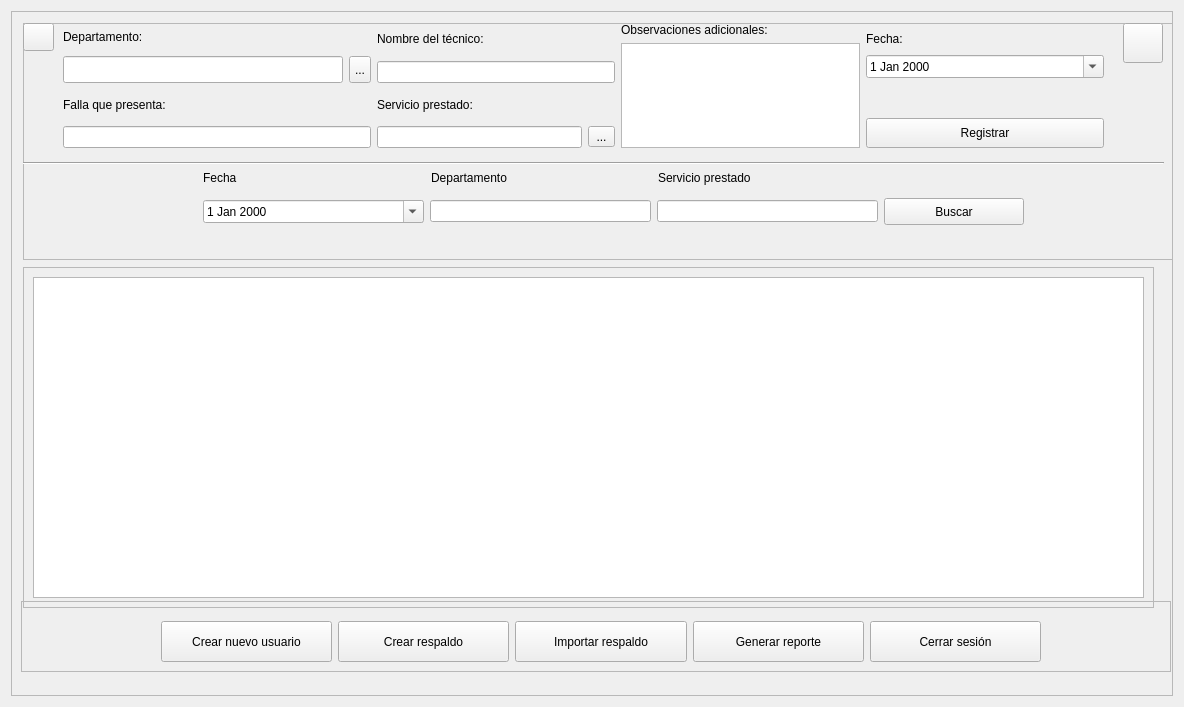
     <widget class="QWidget" name="paginaApp">
      <property name="styleSheet">
       <string notr="true"/>
      </property>
      <layout class="QVBoxLayout" name="verticalLayout_3">
       <item alignment="Qt::AlignHCenter">
        <widget class="QFrame" name="frameApp">
         <property name="minimumSize">
          <size>
           <width>1162</width>
           <height>685</height>
          </size>
         </property>
         <property name="maximumSize">
          <size>
           <width>1162</width>
           <height>685</height>
          </size>
         </property>
         <property name="styleSheet">
          <string notr="true"/>
         </property>
         <property name="frameShape">
          <enum>QFrame::StyledPanel</enum>
         </property>
         <property name="frameShadow">
          <enum>QFrame::Raised</enum>
         </property>
         <widget class="QFrame" name="frameInferior">
          <property name="geometry">
           <rect>
            <x>10</x>
            <y>590</y>
            <width>1150</width>
            <height>71</height>
           </rect>
          </property>
          <property name="sizePolicy">
           <sizepolicy hsizetype="Preferred" vsizetype="Fixed">
            <horstretch>0</horstretch>
            <verstretch>0</verstretch>
           </sizepolicy>
          </property>
          <property name="minimumSize">
           <size>
            <width>1150</width>
            <height>0</height>
           </size>
          </property>
          <property name="maximumSize">
           <size>
            <width>16777215</width>
            <height>100</height>
           </size>
          </property>
          <property name="styleSheet">
           <string notr="true"/>
          </property>
          <property name="frameShape">
           <enum>QFrame::StyledPanel</enum>
          </property>
          <property name="frameShadow">
           <enum>QFrame::Raised</enum>
          </property>
          <widget class="QWidget" name="layoutWidget">
           <property name="geometry">
            <rect>
             <x>140</x>
             <y>20</y>
             <width>880</width>
             <height>41</height>
            </rect>
           </property>
           <layout class="QHBoxLayout" name="hlBotonesInferiores">
            <item>
             <widget class="QPushButton" name="botonCrearUsuario">
              <property name="sizePolicy">
               <sizepolicy hsizetype="Minimum" vsizetype="Expanding">
                <horstretch>0</horstretch>
                <verstretch>0</verstretch>
               </sizepolicy>
              </property>
              <property name="minimumSize">
               <size>
                <width>170</width>
                <height>0</height>
               </size>
              </property>
              <property name="cursor">
               <cursorShape>PointingHandCursor</cursorShape>
              </property>
              <property name="styleSheet">
               <string notr="true"/>
              </property>
              <property name="text">
               <string>Crear nuevo usuario</string>
              </property>
             </widget>
            </item>
            <item>
             <widget class="QPushButton" name="botonCrearRespaldo">
              <property name="sizePolicy">
               <sizepolicy hsizetype="Minimum" vsizetype="Expanding">
                <horstretch>0</horstretch>
                <verstretch>0</verstretch>
               </sizepolicy>
              </property>
              <property name="minimumSize">
               <size>
                <width>170</width>
                <height>0</height>
               </size>
              </property>
              <property name="cursor">
               <cursorShape>PointingHandCursor</cursorShape>
              </property>
              <property name="text">
               <string>Crear respaldo</string>
              </property>
             </widget>
            </item>
            <item>
             <widget class="QPushButton" name="botonImportarRespaldo">
              <property name="sizePolicy">
               <sizepolicy hsizetype="Minimum" vsizetype="Preferred">
                <horstretch>0</horstretch>
                <verstretch>0</verstretch>
               </sizepolicy>
              </property>
              <property name="minimumSize">
               <size>
                <width>170</width>
                <height>0</height>
               </size>
              </property>
              <property name="cursor">
               <cursorShape>PointingHandCursor</cursorShape>
              </property>
              <property name="text">
               <string>Importar respaldo</string>
              </property>
             </widget>
            </item>
            <item>
             <widget class="QPushButton" name="botonGenerarReporte">
              <property name="sizePolicy">
               <sizepolicy hsizetype="Minimum" vsizetype="Expanding">
                <horstretch>0</horstretch>
                <verstretch>0</verstretch>
               </sizepolicy>
              </property>
              <property name="minimumSize">
               <size>
                <width>170</width>
                <height>0</height>
               </size>
              </property>
              <property name="cursor">
               <cursorShape>PointingHandCursor</cursorShape>
              </property>
              <property name="text">
               <string>Generar reporte</string>
              </property>
             </widget>
            </item>
            <item>
             <widget class="QPushButton" name="botonCerrarSesion">
              <property name="sizePolicy">
               <sizepolicy hsizetype="Minimum" vsizetype="Preferred">
                <horstretch>0</horstretch>
                <verstretch>0</verstretch>
               </sizepolicy>
              </property>
              <property name="minimumSize">
               <size>
                <width>170</width>
                <height>0</height>
               </size>
              </property>
              <property name="cursor">
               <cursorShape>PointingHandCursor</cursorShape>
              </property>
              <property name="text">
               <string>Cerrar sesión</string>
              </property>
             </widget>
            </item>
           </layout>
          </widget>
         </widget>
         <widget class="QFrame" name="frameSuperior">
          <property name="geometry">
           <rect>
            <x>12</x>
            <y>12</y>
            <width>1150</width>
            <height>237</height>
           </rect>
          </property>
          <property name="sizePolicy">
           <sizepolicy hsizetype="Preferred" vsizetype="Fixed">
            <horstretch>0</horstretch>
            <verstretch>0</verstretch>
           </sizepolicy>
          </property>
          <property name="minimumSize">
           <size>
            <width>1150</width>
            <height>0</height>
           </size>
          </property>
          <property name="maximumSize">
           <size>
            <width>16777215</width>
            <height>250</height>
           </size>
          </property>
          <property name="frameShape">
           <enum>QFrame::StyledPanel</enum>
          </property>
          <property name="frameShadow">
           <enum>QFrame::Raised</enum>
          </property>
          <widget class="Line" name="lineaSeparadoraSeccionApp">
           <property name="geometry">
            <rect>
             <x>0</x>
             <y>130</y>
             <width>1141</width>
             <height>20</height>
            </rect>
           </property>
           <property name="orientation">
            <enum>Qt::Horizontal</enum>
           </property>
          </widget>
          <widget class="QWidget" name="layoutWidget">
           <property name="geometry">
            <rect>
             <x>40</x>
             <y>0</y>
             <width>1041</width>
             <height>125</height>
            </rect>
           </property>
           <layout class="QHBoxLayout" name="hlCamposRegistrarServicio" stretch="2,3,3,3">
            <item>
             <layout class="QVBoxLayout" name="vlRegistrarDepYFalla">
              <item>
               <layout class="QGridLayout" name="glCampoRegistrarNombreDep">
                <item row="0" column="0">
                 <widget class="QLabel" name="labelDepartamento">
                  <property name="text">
                   <string>Departamento:</string>
                  </property>
                 </widget>
                </item>
                <item row="1" column="1">
                 <widget class="QToolButton" name="tbOtroDepartamento">
                  <property name="sizePolicy">
                   <sizepolicy hsizetype="Preferred" vsizetype="Preferred">
                    <horstretch>0</horstretch>
                    <verstretch>0</verstretch>
                   </sizepolicy>
                  </property>
                  <property name="minimumSize">
                   <size>
                    <width>22</width>
                    <height>27</height>
                   </size>
                  </property>
                  <property name="cursor">
                   <cursorShape>PointingHandCursor</cursorShape>
                  </property>
                  <property name="text">
                   <string>...</string>
                  </property>
                 </widget>
                </item>
                <item row="1" column="0">
                 <widget class="QLineEdit" name="inputDepartamento">
                  <property name="sizePolicy">
                   <sizepolicy hsizetype="Preferred" vsizetype="Preferred">
                    <horstretch>0</horstretch>
                    <verstretch>0</verstretch>
                   </sizepolicy>
                  </property>
                  <property name="minimumSize">
                   <size>
                    <width>280</width>
                    <height>27</height>
                   </size>
                  </property>
                  <property name="maximumSize">
                   <size>
                    <width>280</width>
                    <height>16777215</height>
                   </size>
                  </property>
                  <property name="inputMethodHints">
                   <set>Qt::ImhNone</set>
                  </property>
                  <property name="clearButtonEnabled">
                   <bool>false</bool>
                  </property>
                 </widget>
                </item>
               </layout>
              </item>
              <item>
               <layout class="QVBoxLayout" name="vlCampoRegistrarFallaPresenta">
                <item>
                 <widget class="QLabel" name="labelFallaPresenta">
                  <property name="text">
                   <string>Falla que presenta:</string>
                  </property>
                 </widget>
                </item>
                <item>
                 <widget class="QLineEdit" name="inputFallaPresenta"/>
                </item>
               </layout>
              </item>
             </layout>
            </item>
            <item>
             <layout class="QGridLayout" name="glCampoRegistrarTecnicosYServicio">
              <property name="sizeConstraint">
               <enum>QLayout::SetMinAndMaxSize</enum>
              </property>
              <property name="rightMargin">
               <number>0</number>
              </property>
              <item row="0" column="0">
               <widget class="QLabel" name="labelNombreTecnico">
                <property name="text">
                 <string>Nombre del técnico:</string>
                </property>
               </widget>
              </item>
              <item row="2" column="0">
               <widget class="QLabel" name="labelServicioPrestado">
                <property name="text">
                 <string>Servicio prestado:</string>
                </property>
               </widget>
              </item>
              <item row="3" column="0">
               <widget class="QLineEdit" name="inputServicioPrestado"/>
              </item>
              <item row="3" column="1">
               <widget class="QToolButton" name="tbOtroServicioPrestado">
                <property name="minimumSize">
                 <size>
                  <width>27</width>
                  <height>0</height>
                 </size>
                </property>
                <property name="cursor">
                 <cursorShape>PointingHandCursor</cursorShape>
                </property>
                <property name="text">
                 <string>...</string>
                </property>
               </widget>
              </item>
              <item row="1" column="0" colspan="2">
               <widget class="QLineEdit" name="inputNombreTecnico"/>
              </item>
             </layout>
            </item>
            <item>
             <layout class="QVBoxLayout" name="vlObservacionesAdicionales">
              <item>
               <widget class="QLabel" name="labelObservacionesAdicionales">
                <property name="text">
                 <string>Observaciones adicionales:</string>
                </property>
               </widget>
              </item>
              <item>
               <widget class="QTextEdit" name="teObservacionesAdicionales"/>
              </item>
             </layout>
            </item>
            <item>
             <layout class="QVBoxLayout" name="vlFechaYBotonRegistrarServicio" stretch="0,0,0,0">
              <property name="spacing">
               <number>0</number>
              </property>
              <property name="sizeConstraint">
               <enum>QLayout::SetDefaultConstraint</enum>
              </property>
              <property name="topMargin">
               <number>0</number>
              </property>
              <property name="bottomMargin">
               <number>0</number>
              </property>
              <item>
               <widget class="QLabel" name="labelFecha">
                <property name="maximumSize">
                 <size>
                  <width>16777215</width>
                  <height>39</height>
                 </size>
                </property>
                <property name="text">
                 <string>Fecha:</string>
                </property>
               </widget>
              </item>
              <item>
               <widget class="QDateEdit" name="deFecha">
                <property name="calendarPopup">
                 <bool>true</bool>
                </property>
               </widget>
              </item>
              <item>
               <spacer name="vsFechaYBotonRegistrar">
                <property name="orientation">
                 <enum>Qt::Vertical</enum>
                </property>
                <property name="sizeType">
                 <enum>QSizePolicy::Fixed</enum>
                </property>
                <property name="sizeHint" stdset="0">
                 <size>
                  <width>20</width>
                  <height>40</height>
                 </size>
                </property>
               </spacer>
              </item>
              <item>
               <widget class="QPushButton" name="botonRegistrar">
                <property name="minimumSize">
                 <size>
                  <width>0</width>
                  <height>30</height>
                 </size>
                </property>
                <property name="cursor">
                 <cursorShape>PointingHandCursor</cursorShape>
                </property>
                <property name="text">
                 <string>Registrar</string>
                </property>
               </widget>
              </item>
             </layout>
            </item>
           </layout>
          </widget>
          <widget class="QWidget" name="layoutWidget">
           <property name="geometry">
            <rect>
             <x>180</x>
             <y>140</y>
             <width>821</width>
             <height>62</height>
            </rect>
           </property>
           <layout class="QVBoxLayout" name="vlSeccionFiltrarServicios">
            <item>
             <layout class="QHBoxLayout" name="hlLabelsFiltroServicios" stretch="0,0,0">
              <property name="spacing">
               <number>7</number>
              </property>
              <property name="rightMargin">
               <number>145</number>
              </property>
              <item>
               <widget class="QLabel" name="labelFiltroFecha">
                <property name="maximumSize">
                 <size>
                  <width>295</width>
                  <height>16777215</height>
                 </size>
                </property>
                <property name="text">
                 <string>Fecha</string>
                </property>
               </widget>
              </item>
              <item>
               <widget class="QLabel" name="labelFiltroDepartamento">
                <property name="text">
                 <string>Departamento</string>
                </property>
               </widget>
              </item>
              <item>
               <widget class="QLabel" name="labelFiltroServicioPrestado">
                <property name="text">
                 <string>Servicio prestado</string>
                </property>
               </widget>
              </item>
             </layout>
            </item>
            <item>
             <layout class="QHBoxLayout" name="hlElementosFiltroServicio" stretch="1,1,1,0">
              <item>
               <widget class="QDateEdit" name="deFiltroFecha">
                <property name="maximumSize">
                 <size>
                  <width>295</width>
                  <height>16777215</height>
                 </size>
                </property>
                <property name="readOnly">
                 <bool>false</bool>
                </property>
                <property name="keyboardTracking">
                 <bool>true</bool>
                </property>
                <property name="currentSection">
                 <enum>QDateTimeEdit::DaySection</enum>
                </property>
                <property name="calendarPopup">
                 <bool>true</bool>
                </property>
                <property name="timeSpec">
                 <enum>Qt::LocalTime</enum>
                </property>
               </widget>
              </item>
              <item>
               <widget class="QLineEdit" name="inputFiltroDepartamento"/>
              </item>
              <item>
               <widget class="QLineEdit" name="inputFiltroServicioPrestado"/>
              </item>
              <item>
               <widget class="QPushButton" name="botonBuscarServicios">
                <property name="sizePolicy">
                 <sizepolicy hsizetype="Fixed" vsizetype="Fixed">
                  <horstretch>0</horstretch>
                  <verstretch>0</verstretch>
                 </sizepolicy>
                </property>
                <property name="minimumSize">
                 <size>
                  <width>140</width>
                  <height>27</height>
                 </size>
                </property>
                <property name="maximumSize">
                 <size>
                  <width>140</width>
                  <height>26</height>
                 </size>
                </property>
                <property name="cursor">
                 <cursorShape>PointingHandCursor</cursorShape>
                </property>
                <property name="text">
                 <string>Buscar</string>
                </property>
               </widget>
              </item>
             </layout>
            </item>
           </layout>
          </widget>
          <widget class="QPushButton" name="botonRefrescarApp">
           <property name="geometry">
            <rect>
             <x>0</x>
             <y>0</y>
             <width>31</width>
             <height>28</height>
            </rect>
           </property>
           <property name="cursor">
            <cursorShape>PointingHandCursor</cursorShape>
           </property>
           <property name="styleSheet">
            <string notr="true"/>
           </property>
           <property name="text">
            <string/>
           </property>
           <property name="icon">
            <iconset resource="../../../recursos/qtRecursosIconos.qrc">
             <normaloff>:/iconos/iconos/reload.png</normaloff>:/iconos/iconos/reload.png</iconset>
           </property>
          </widget>
          <widget class="QLabel" name="labelErrorFiltro">
           <property name="geometry">
            <rect>
             <x>180</x>
             <y>200</y>
             <width>821</width>
             <height>31</height>
            </rect>
           </property>
           <property name="text">
            <string/>
           </property>
           <property name="alignment">
            <set>Qt::AlignCenter</set>
           </property>
          </widget>
          <widget class="QPushButton" name="botonManualUsuarioSeccionApp">
           <property name="geometry">
            <rect>
             <x>1100</x>
             <y>0</y>
             <width>40</width>
             <height>40</height>
            </rect>
           </property>
           <property name="cursor">
            <cursorShape>PointingHandCursor</cursorShape>
           </property>
           <property name="styleSheet">
            <string notr="true"/>
           </property>
           <property name="text">
            <string/>
           </property>
          </widget>
         </widget>
         <widget class="QFrame" name="frameRegistros">
          <property name="geometry">
           <rect>
            <x>12</x>
            <y>256</y>
            <width>1131</width>
            <height>341</height>
           </rect>
          </property>
          <property name="minimumSize">
           <size>
            <width>0</width>
            <height>300</height>
           </size>
          </property>
          <property name="maximumSize">
           <size>
            <width>1150</width>
            <height>450</height>
           </size>
          </property>
          <property name="frameShape">
           <enum>QFrame::StyledPanel</enum>
          </property>
          <property name="frameShadow">
           <enum>QFrame::Raised</enum>
          </property>
          <widget class="QTableView" name="tvRegistros">
           <property name="geometry">
            <rect>
             <x>10</x>
             <y>10</y>
             <width>1111</width>
             <height>321</height>
            </rect>
           </property>
           <property name="editTriggers">
            <set>QAbstractItemView::NoEditTriggers</set>
           </property>
           <property name="selectionMode">
            <enum>QAbstractItemView::SingleSelection</enum>
           </property>
           <property name="selectionBehavior">
            <enum>QAbstractItemView::SelectRows</enum>
           </property>
           <property name="showGrid">
            <bool>true</bool>
           </property>
           <property name="gridStyle">
            <enum>Qt::SolidLine</enum>
           </property>
           <property name="cornerButtonEnabled">
            <bool>true</bool>
           </property>
           <attribute name="verticalHeaderVisible">
            <bool>false</bool>
           </attribute>
          </widget>
         </widget>
        </widget>
       </item>
      </layout>
     </widget>
